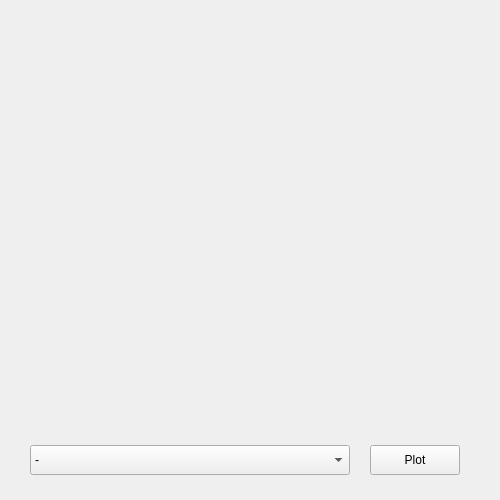
<?xml version="1.0" encoding="UTF-8"?>
<ui version="4.0">
 <class>EnvgoPlot</class>
 <widget class="QWidget" name="EnvgoPlot">
  <property name="geometry">
   <rect>
    <x>0</x>
    <y>0</y>
    <width>500</width>
    <height>500</height>
   </rect>
  </property>
  <property name="windowTitle">
   <string>EnvgoPlot</string>
  </property>
  <widget class="QCustomPlot" name="plot" native="true">
   <property name="geometry">
    <rect>
     <x>30</x>
     <y>40</y>
     <width>430</width>
     <height>380</height>
    </rect>
   </property>
   <property name="autoFillBackground">
    <bool>true</bool>
   </property>
  </widget>
  <widget class="QComboBox" name="comboBox">
   <property name="geometry">
    <rect>
     <x>30</x>
     <y>445</y>
     <width>320</width>
     <height>30</height>
    </rect>
   </property>
   <item>
    <property name="text">
     <string>-</string>
    </property>
   </item>
   <item>
    <property name="text">
     <string>Average speed</string>
    </property>
   </item>
   <item>
    <property name="text">
     <string>Distance Travelled</string>
    </property>
   </item>
   <item>
    <property name="text">
     <string>Remaining battery</string>
    </property>
   </item>
   <item>
    <property name="text">
     <string>Height Above Water</string>
    </property>
   </item>
   <item>
    <property name="text">
     <string>Temperature</string>
    </property>
   </item>
   <item>
    <property name="text">
     <string>Motor temperature</string>
    </property>
   </item>
   <item>
    <property name="text">
     <string>Motor controller temperature</string>
    </property>
   </item>
   <item>
    <property name="text">
     <string>Battery temperature</string>
    </property>
   </item>
   <item>
    <property name="text">
     <string>Servo temperature</string>
    </property>
   </item>
  </widget>
  <widget class="QPushButton" name="btn_plot">
   <property name="geometry">
    <rect>
     <x>370</x>
     <y>445</y>
     <width>90</width>
     <height>30</height>
    </rect>
   </property>
   <property name="text">
    <string>Plot</string>
   </property>
  </widget>
 </widget>
 <customwidgets>
  <customwidget>
   <class>QCustomPlot</class>
   <extends>QWidget</extends>
   <header>qcustomplot.h</header>
   <container>1</container>
  </customwidget>
 </customwidgets>
 <resources/>
 <connections/>
</ui>
